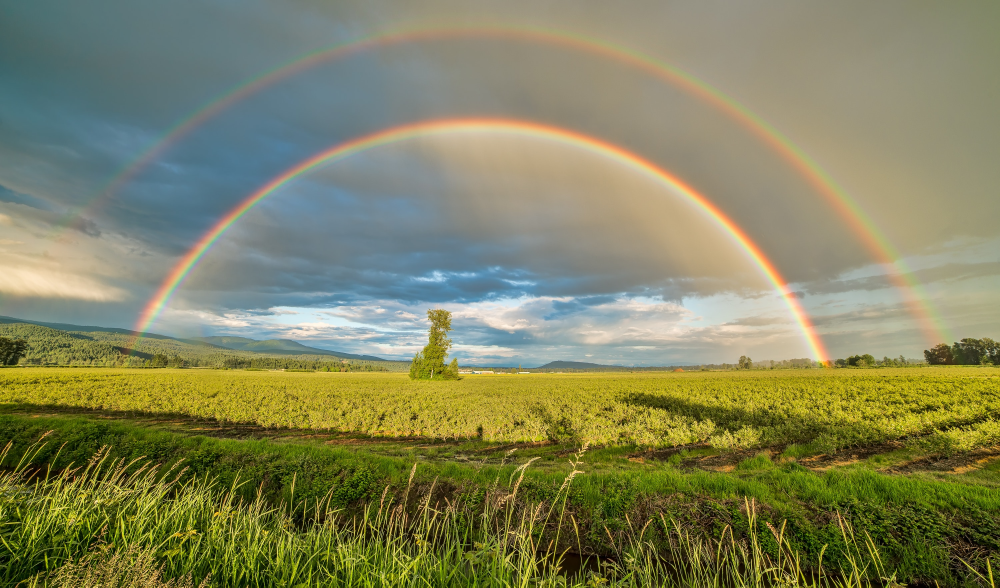
#> input picture fig/my_images/pexels-james-wheeler-1542495.jpg, 3000 x 1762 px (shown at 1/3 size); its folder holds only this picture in this run
$ jupyter execute --allow-errors Ch_2_review_20221018.ipynb
#> lines starting #> are read from the running program, lines starting #| are printed output that depends on the picture; after the words box and inside, x2 and y2 are one past the last pixel; in counts of white or black regions, pixels touching at a corner belong together
## 복습

[cell 1]
import cv2
import numpy as np
import sys

[cell 2]
img = cv2.imread('./fig/puppy.bmp', cv2.IMREAD_COLOR)
#> (the rest of this cell did not finish here and is left out)

[cell 3]
import glob

[cell 4]
img_files = glob.glob('../opencv_day 1/fig/my_images/*.*')

cv2.namedWindow('scene', cv2.WINDOW_NORMAL)
cv2.setWindowProperty('scene', cv2.WND_PROP_FULLSCREEN, cv2.WINDOW_FULLSCREEN)

idx = 0
while True:
    img = cv2.imread(img_files[idx])
#> img is the input picture: shape (1762, 3000, 3); mean B, G, R 93.8, 131.4, 129.8

    if img is None:
        print('image read failed')
        break

    cv2.imshow('scene', img)

    key = cv2.waitKey(3000)
#> (key q is pressed here)

    if key == 27 or key == ord('q'):
        break

    idx += 1

    if idx >= len(img_files):
        idx = 0

cv2.destroyAllWindows()

[cell 5]
img1 = cv2.imread('./fig/puppy.bmp', 0)
img2 = cv2.imread('./fig/puppy.bmp', 1)

#> (the rest of this cell did not finish here and is left out)

[cell 6]
img2 = cv2.imread('./fig/puppy.bmp', 1)

# h, w = img2.shape[:2]
# p = img2[h//2, w//2]
#> (the rest of this cell did not finish here and is left out)

[cell 7]
img1 = np.zeros((600,400), np.uint8)
img2 = np.ones((600,400), np.uint8)*255
img3 = np.full((600,400,3), (123, 88, 13), np.uint8)

cv2.imshow('image1', img1)
cv2.imshow('image2', img2)
cv2.imshow('image3', img3)
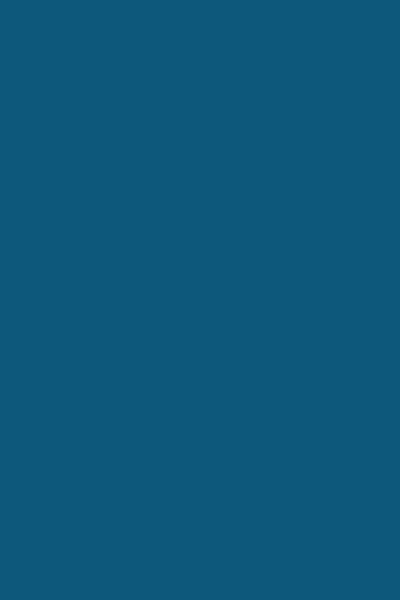
#> window 'image3': shape (600, 400, 3); mean B, G, R 123, 88, 13

cv2.waitKey()
cv2.destroyAllWindows()

[cell 8]
img2 = cv2.imread('./fig/puppy.bmp', 1)

#> (the rest of this cell did not finish here and is left out)

## 원 모양으로 채워보기

[cell 9]
img = cv2.imread('./fig/puppy.bmp')

#> (the rest of this cell did not finish here and is left out)

[cell 10]
# 실습해보기
img = cv2.imread('./fig/201386295_1280.jpg')
#> (the rest of this cell did not finish here and is left out)

## 이미지에서 비행기만 복사해서 붙여넣기

[cell 11]
src = cv2.imread('./fig/airplane.bmp')
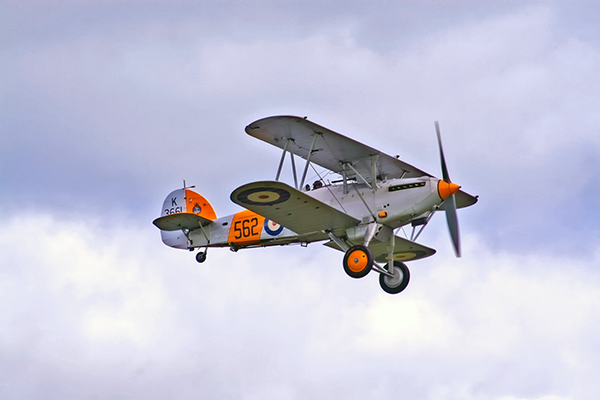
#> input picture opencv_day 2/fig/airplane.bmp, 600 x 400 px
#> src is the input picture: shape (400, 600, 3); mean B, G, R 217.1, 197.6, 196.8
mask = cv2.imread('./fig/mask_plane.bmp', 0)
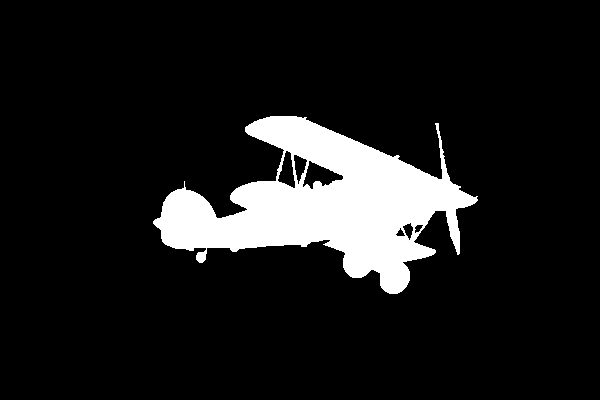
#> input picture opencv_day 2/fig/mask_plane.bmp, 600 x 400 px
#> mask: shape (400, 600); 10.8% white; 1 white region, box (x1, y1, x2, y2) and area: (153, 116, 478, 294) 25896
dst = cv2.imread('./fig/field.bmp')
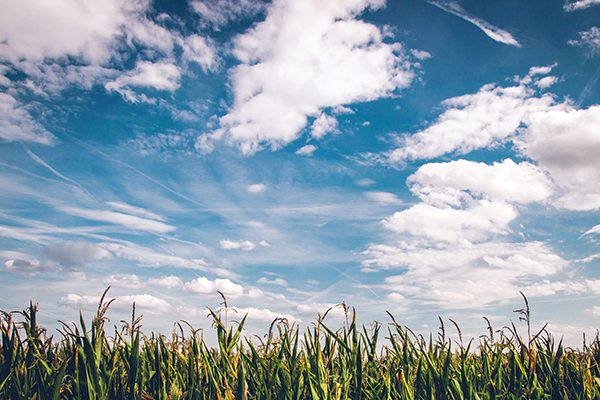
#> input picture opencv_day 2/fig/field.bmp, 600 x 400 px
#> dst is the input picture: shape (400, 600, 3); mean B, G, R 173.2, 160.3, 141.8

if src is None or mask is None or dst is None:
    print('image read failed')
    sys.exit()

# copyTo(src, mask[, dst])
# cv2.copyTo(src, mask, dst)
dst2 = cv2.copyTo(src, mask) # 비행기 모형만 따기
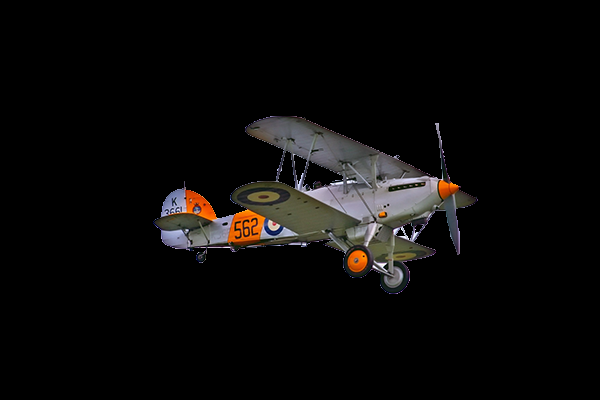
#> dst2: shape (400, 600, 3); mean B, G, R 9.5, 10.2, 11.3
dst[mask > 0] = (0,0,255) # 비행기 모양만큼 빨간색으로 변경
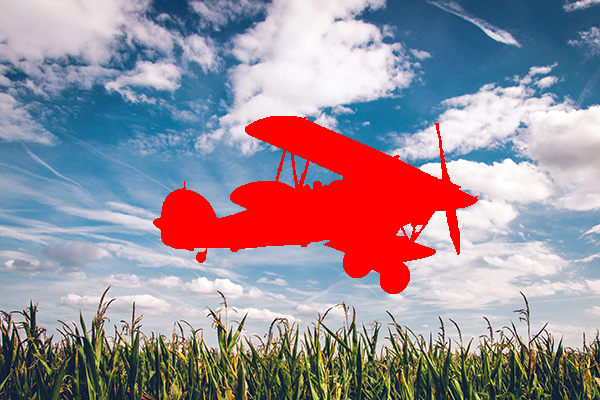
#> dst: shape (400, 600, 3); 10.79% of pixels changed, all inside (x1, y1, x2, y2) = (153, 116, 478, 294)

cv2.imshow('src', src)
cv2.imshow('mask', mask)
cv2.imshow('dst', dst)
cv2.imshow('dst2', dst2)

while True:
    if cv2.waitKey() == 27:
#> (key q is pressed here)
        break
cv2.destroyAllWindows()
